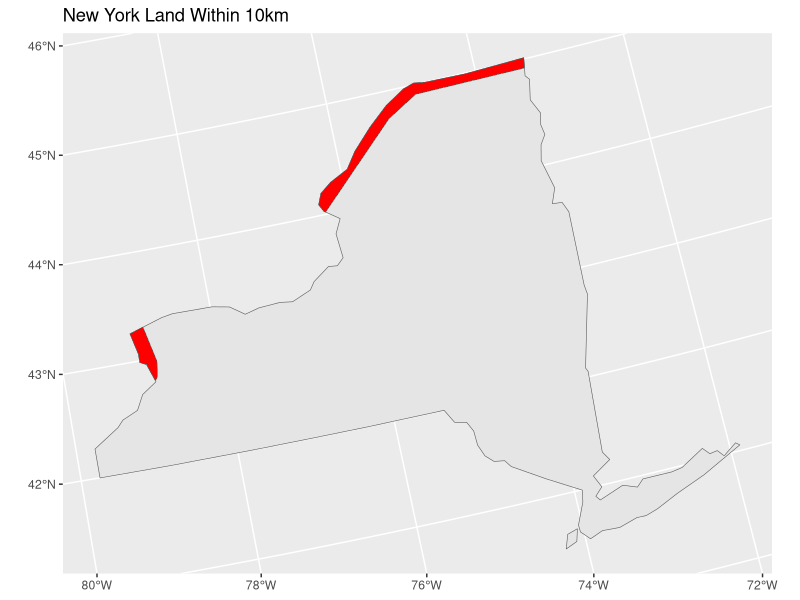

Write R code to recreate this figure.
install.packages("spData")
install.packages("sf")
install.packages("tidyverse")
library(spData)
library(sf)
library(tidyverse)
library(units) #this one is optional, but can help with unit conversions.


#load 'world' data from spData package
data(world)  
# load 'states' boundaries from spData package
data(us_states)
# plot(world[1])  #plot if desired
# plot(us_states[1]) #plot if desired

albers="+proj=aea +lat_1=29.5 +lat_2=45.5 +lat_0=37.5 +lon_0=-96 +x_0=0 +y_0=0 +ellps=GRS80 +datum=NAD83 +units=m +no_defs"
world=st_transform(world,crs = albers)

Canada=world %>%
  filter(name_long=="Canada")
str(Canada)

Canada2=st_buffer(st_geometry(Canada),dist=10000)

###2. us_states object
us_states=st_transform(us_states,crs = albers)
NewYork=us_states %>%
  filter(NAME == "New York")

###3. Create a ‘border’ object)
##intersect both of them together
border=st_intersection(x=Canada2,y=NewYork,crs=albers)

##plot the map
finalmap=ggplot(border)+
  geom_sf(data=NewYork)+
geom_sf(data=border,fill="red")+
  ggtitle("New York Land Within 10km")

##calc the area
borderarea=st_area(border)%>%

set_units(km^2)
